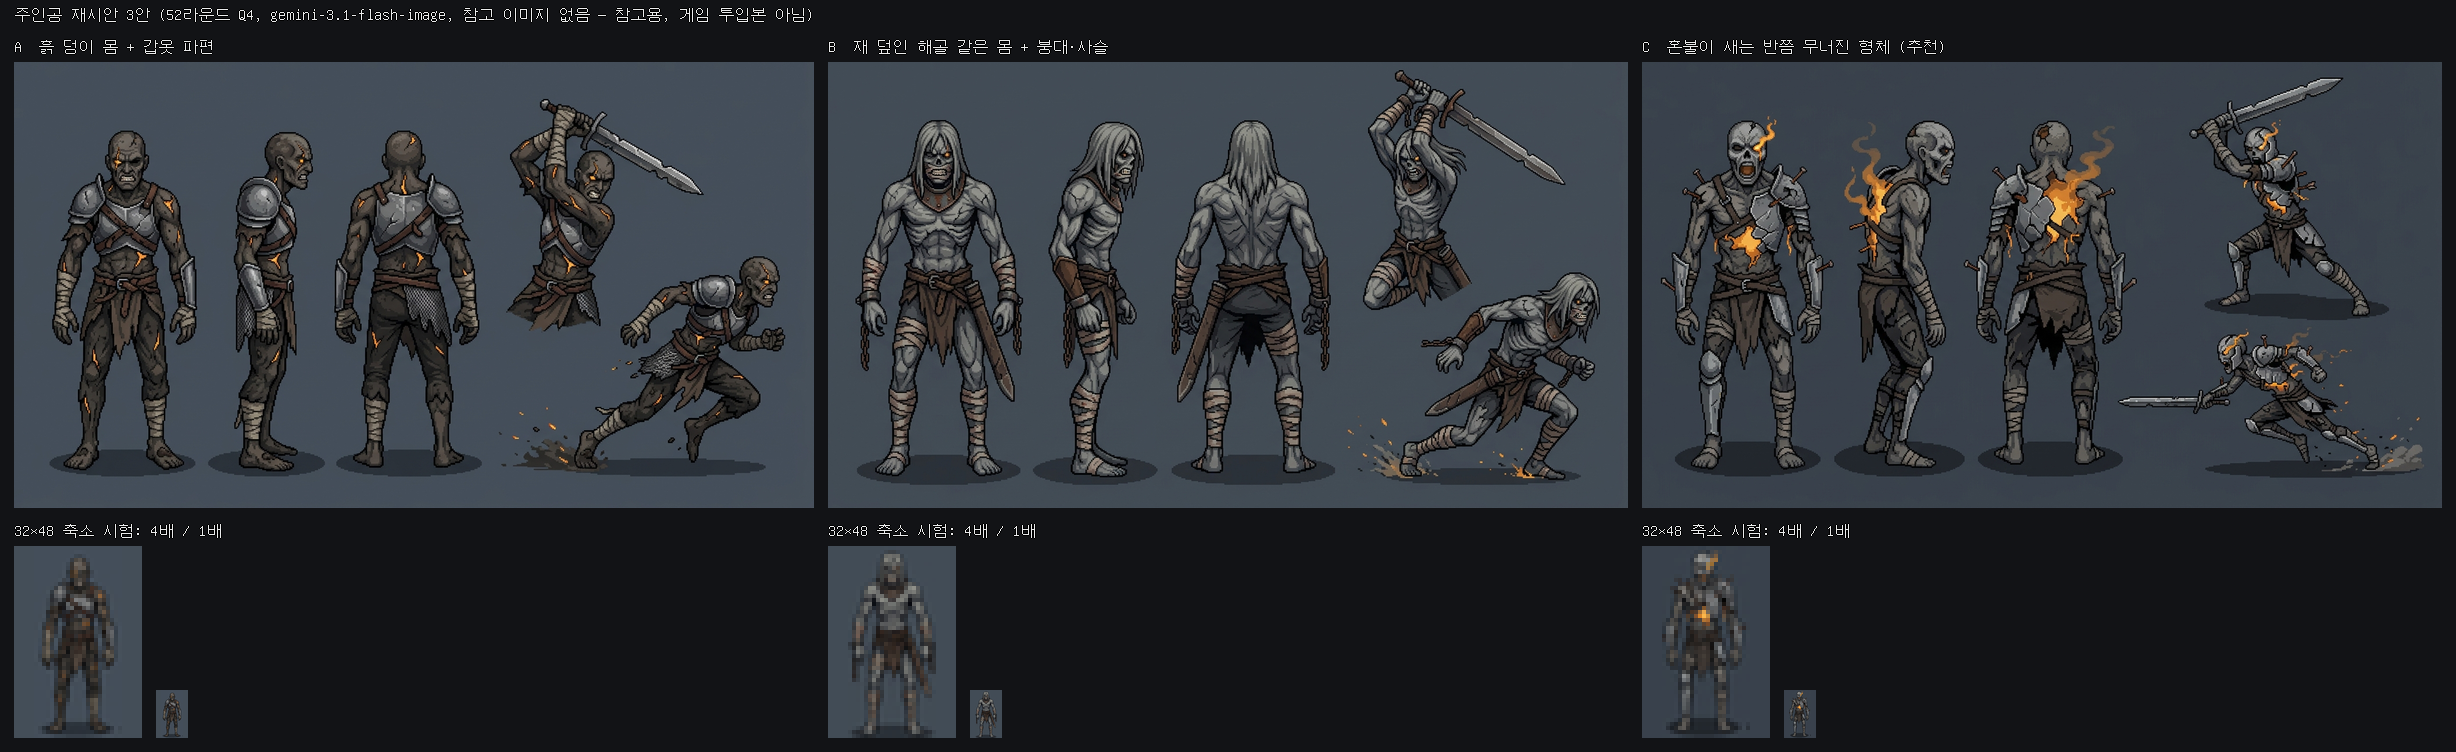

Generate this figure with Python:
#!/usr/bin/env python3
"""52라운드 Q4 주인공 재시안 3안 미리보기 → preview_hero2.png

윗줄: 시트 A/B/C 나란히 (원본 1376×768 → 축소)
아랫줄: 각 안 정면을 32×48 칸으로 줄인 판독성 시험(LANCZOS 축소 → 최근접 4배·1배).
  게임 도트가 아니다 — 실루엣·명도 덩어리가 32×48 에서 남는지 보는 용도.
사용: python3 preview_hero2.py
"""
import os
from PIL import Image, ImageDraw, ImageFont

HERE = os.path.dirname(os.path.abspath(__file__))
OUT = os.path.join(HERE, "preview_hero2.png")
FONT = None
for f in ["/usr/share/fonts/truetype/unifont/unifont.ttf", "/usr/share/fonts/opentype/unifont/unifont.otf",
          "/usr/share/fonts/truetype/nanum/NanumGothic.ttf"]:
    if os.path.exists(f):
        FONT = ImageFont.truetype(f, 16)
        break
FONT = FONT or ImageFont.load_default()
BG = (18, 19, 22)
OPTS = [("A  흙 덩이 몸 + 갑옷 파편", "concept_char/hero2_A.jpg"),
        ("B  재 덮인 해골 같은 몸 + 붕대·사슬", "concept_char/hero2_B.jpg"),
        ("C  혼불이 새는 반쯤 무너진 형체 (추천)", "concept_char/hero2_C.jpg")]
FRONT = (40, 80, 340, 720)   # 세 시트 모두 정면 그림이 이 상자 안 (원본 좌표)
TW, TH, PAD, LAB = 800, 446, 14, 24


def label(d, x, y, t):
    for dx, dy in ((-1, 0), (1, 0), (0, -1), (0, 1)):
        d.text((x + dx, y + dy), t, font=FONT, fill=(0, 0, 0))
    d.text((x, y), t, font=FONT, fill=(235, 236, 237))


def sprite_test(im):
    fr = im.crop(FRONT)
    s = 48 / fr.height
    w = max(1, round(fr.width * s))
    small = fr.resize((w, 48), Image.LANCZOS)
    cell = Image.new("RGB", (32, 48), im.getpixel((8, 8)))
    cell.paste(small.crop(((w - 32) // 2, 0, (w - 32) // 2 + 32, 48)) if w > 32 else small, (max(0, (32 - w) // 2), 0))
    return cell


def main():
    W = PAD + 3 * (TW + PAD)
    H = LAB + PAD + LAB + TH + PAD + LAB + 48 * 4 + PAD
    sheet = Image.new("RGB", (W, H), BG)
    d = ImageDraw.Draw(sheet)
    label(d, PAD, 6, "주인공 재시안 3안 (52라운드 Q4, gemini-3.1-flash-image, 참고 이미지 없음 — 참고용, 게임 투입본 아님)")
    y = LAB + PAD
    for i, (name, p) in enumerate(OPTS):
        x = PAD + i * (TW + PAD)
        im = Image.open(os.path.join(HERE, p)).convert("RGB")
        label(d, x, y, name)
        sheet.paste(im.resize((TW, TH), Image.LANCZOS), (x, y + LAB))
        yy = y + LAB + TH + PAD
        label(d, x, yy, "32×48 축소 시험: 4배 / 1배")
        cell = sprite_test(im)
        sheet.paste(cell.resize((128, 192), Image.NEAREST), (x, yy + LAB))
        sheet.paste(cell, (x + 128 + PAD, yy + LAB + 192 - 48))
    sheet.save(OUT, optimize=True)
    print("wrote", OUT, sheet.size)


if __name__ == "__main__":
    main()
